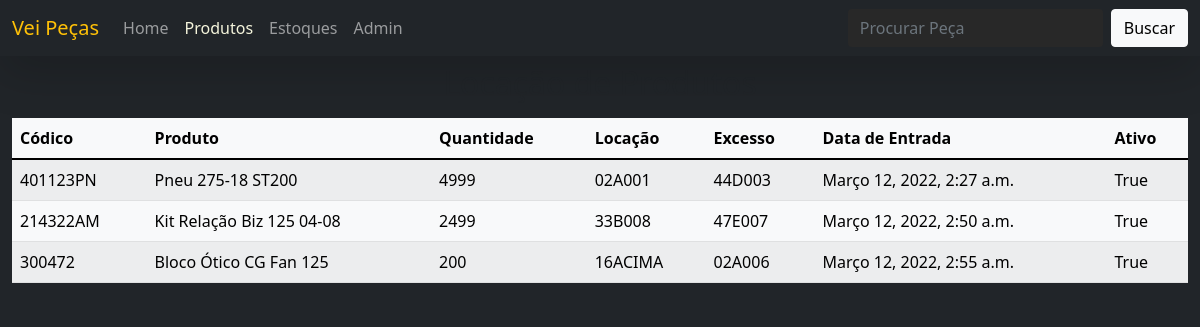
Page /estoques/ on the earlier database version.
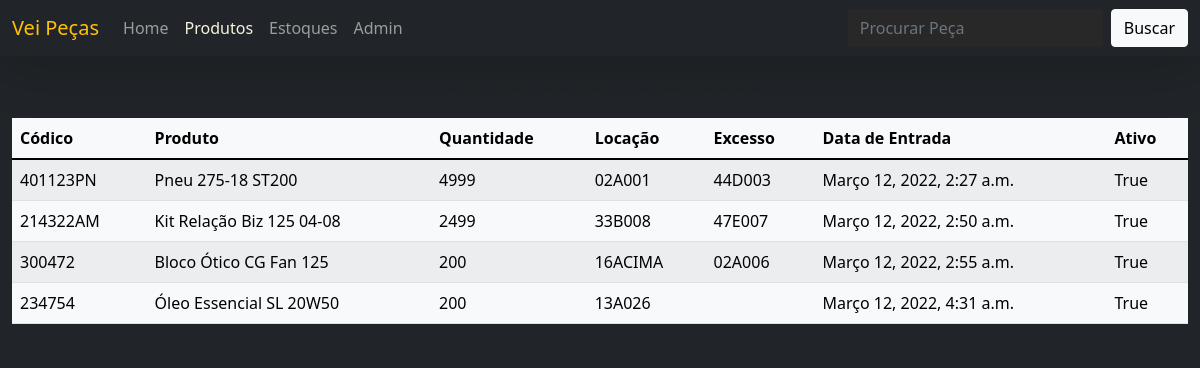
Same page on the later database version.
### produtos/models.py (models this page shows, shortened)
class Base(models.Model):
  criacao = models.DateTimeField(auto_now_add=True)
  atualizacao = models.DateTimeField(auto_now=True)
  ativo = models.BooleanField(default=True)
  class Meta:
    abstract = True

class Estoque(Base):
  produto = models.ForeignKey(Produto, on_delete=models.CASCADE)
  codigo = models.CharField(max_length=8, default='123456am')
  quantidade = models.IntegerField()
  locacao = models.CharField(max_length=255, default='1A01', verbose_name='locação')
  excesso = models.CharField(max_length=255, blank=True, default='')
  class Meta:
    verbose_name = 'Estoque'
    verbose_name_plural= 'Estoques'

class Produto(Base):
  titulo = models.CharField(max_length=255)
  marca = models.CharField(max_length=255)
  preco = MoneyField(max_digits=14, decimal_places=2, default_currency='BRL')
  imagem = models.URLField(max_length=255, blank=True)
  class Meta:
    verbose_name = 'Produto'
    verbose_name_plural = 'Produtos'
  def __str__(self):
    return self.titulo

### produtos/views.py (the view)
# urls.py: path('estoques/', EstoqueListView.as_view()),
class EstoqueListView(ListView):
  model = Estoque

### produtos/templates/produtos/estoque_list.html (shortened to what this page needs)
{% extends 'base.html' %}
	{% block content %}
	<h2 class="text-center mt-2">Locação de Produtos</h2>
	<div style="overflow: auto;">
	<table  class="table table-striped table-light mt-2 overflow-auto">
		<thead>
			<tr>
				<th>Códico</th>
				<th>Produto</th>
				<th>Quantidade</th>
				<th>Locação</th>
				<th>Excesso</th>
				<th>Data de Entrada</th>
				<th>Ativo</th>
			</tr>
		</thead>
		<tbody>
			{% for item in estoque_list %}
			<tr>
				<td> {{ item.codigo }}</td>
				<td> {{ item.produto }} </td>
				<td> {{ item.quantidade }} </td>
				<td> {{ item.locacao }} </td>
				<td> {{ item.excesso }} </td>
				<td> {{ item.criacao }} </td>
				<td> {{ item.ativo }} </td>
			</tr>
			{%  endfor%}
		</tbody>
	</table>
</div>
	{% endblock %}

### produtos/templates/base.html (shortened to what this page needs)
{% load static %}
<!DOCTYPE html>
<html>
<head>
	<link href="https://cdn.jsdelivr.net/npm/bootstrap@5.1.3/dist/css/bootstrap.min.css" rel="stylesheet">
	<link rel="stylesheet" href="https://cdnjs.cloudflare.com/ajax/libs/font-awesome/5.15.3/css/all.min.css">
	<link href="{% static 'css/produtos.css' %}" rel="stylesheet">
</head>
<body class="bg-dark">
	<nav class="navbar navbar-expand-lg navbar-dark bg-dark shadow-lg ">
  <div class="container-fluid ">
    <a class="navbar-brand text-warning" href="/">Vei Peças</a>
    <div class="collapse navbar-collapse" id="navbarSupportedContent">
      <ul id="ul" class="navbar-nav me-auto mb-2 mb-lg-0">
        <li  class="nav-item">
          <a id="prod" class="nav-link" href="/produtos">Produtos</a>
        </li>
        <li class="nav-item">
          <a class="nav-link" href="/estoques">Estoques</a>
        </li>
        <li class="nav-item">
          <a class="nav-link" href="/admin">Admin</a>
        </li>
      </ul>
      <form class="d-flex">
        <input style="background-color: #282828;" class="form-control me-2  text-light border-0 rounded-8" type="search" placeholder="Procurar Peça" aria-label="Search">
        <button class="btn btn-light rounded-8" type="submit">Buscar</button>
      </form>
    </div>
  </div>
</nav>
	<div class="container-fluid bg-dark">
		{% block content %}
		{% endblock %}
	</div>
</body>
</html>

### produtos/static/css/produtos.css (style rules this page uses)
body { background-color: beige; }
#prod { color: beige; }

Differences in the rows shown:
added Estoque: codigo "234754", produto "Óleo Essencial SL 20W50", quantidade "200", locacao "13A026", criacao "Março 12, 2022, 4:31 a.m.", ativo "True"
